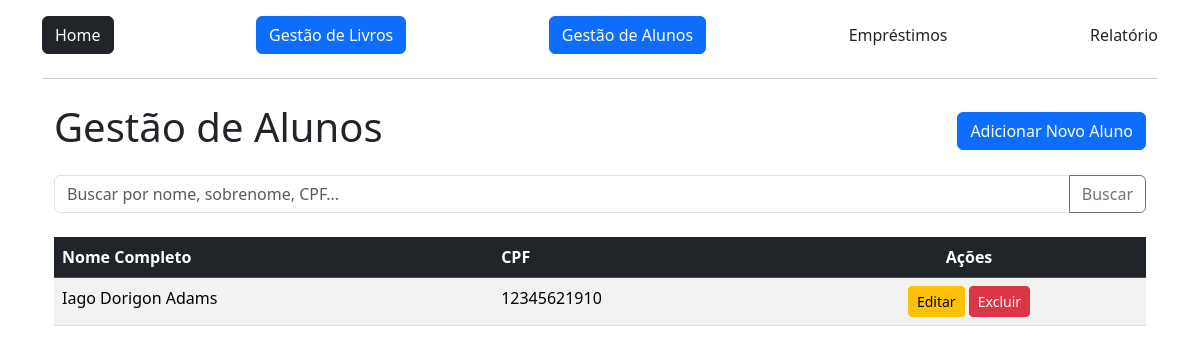
Page /alunos (signed in) on the committed database.
### app/models.py (models this page shows)
class Aluno(db.Model):
    id = db.Column(db.Integer, primary_key=True)
    nome = db.Column(db.String(100), nullable=False)
    sobrenome = db.Column(db.String(100), nullable=False)
    cpf = db.Column(db.String(14), unique=True, nullable=False)
    livrosEmprestados = db.relationship('Aluguel', backref='aluno', lazy=True)

### app/view.py (the view)
@app.route('/alunos')
@login_required
def listar_alunos():
    query = request.args.get('q')
    if query:
        search = f"%{query}%"
        alunos = Aluno.query.filter(
            or_(
                Aluno.nome.ilike(search),
                Aluno.sobrenome.ilike(search),
                Aluno.cpf.ilike(search)
            )
        ).all()
    else:
        alunos = Aluno.query.all()
    return render_template('alunos.html', alunos=alunos)

### app/models.py (called while the page is built)
@login_manager.user_loader
def load_user(user_id):
    return User.query.get(user_id)

### app/templates/alunos.html (shortened to what this page needs)
{% extends 'base.html' %}
{% block content %}
<div class="container mt-4">
    <div class="d-flex justify-content-between align-items-center mb-3">
        <h1>Gestão de Alunos</h1>
        <a href="{{ url_for('cadastrar_aluno') }}" class="btn btn-primary">Adicionar Novo Aluno</a>
    </div>
    <div class="mb-4">
        <form method="GET" action="{{ url_for('listar_alunos') }}">
            <div class="input-group">
                <input type="text" name="q" class="form-control" placeholder="Buscar por nome, sobrenome, CPF..." value="{{ request.args.get('q', '') }}">
                <button class="btn btn-outline-secondary" type="submit">Buscar</button>
            </div>
        </form>
    </div>
    <div class="table-responsive">
        <table class="table table-striped table-hover">
            <thead class="table-dark">
                <tr>
                    <th scope="col">Nome Completo</th>
                    <th scope="col">CPF</th>
                    <th scope="col" class="text-center">Ações</th>
                </tr>
            </thead>
            <tbody>
                {% for aluno in alunos %}
                <tr>
                    <td>{{ aluno.nome }} {{ aluno.sobrenome }}</td>
                    <td>{{ aluno.cpf }}</td>
                    <td class="text-center">
                        <a href="{{ url_for('editar_aluno', id=aluno.id) }}" class="btn btn-warning btn-sm">Editar</a>
                        <form action="{{ url_for('excluir_aluno', id=aluno.id) }}" method="POST" style="display:inline;" onsubmit="return confirm('Tem certeza que deseja excluir este aluno?');">
                            <button type="submit" class="btn btn-danger btn-sm">Excluir</button>
                        </form>
                    </td>
                </tr>
                {% else %}
                <tr>
                    <td colspan="3" class="text-center">Nenhum aluno encontrado.</td>
                </tr>
                {% endfor %}
            </tbody>
        </table>
    </div>
</div>
{% endblock %}

### rows in the picture
Aluno: nome "Iago", sobrenome "Dorigon Adams", cpf "12345621910"
